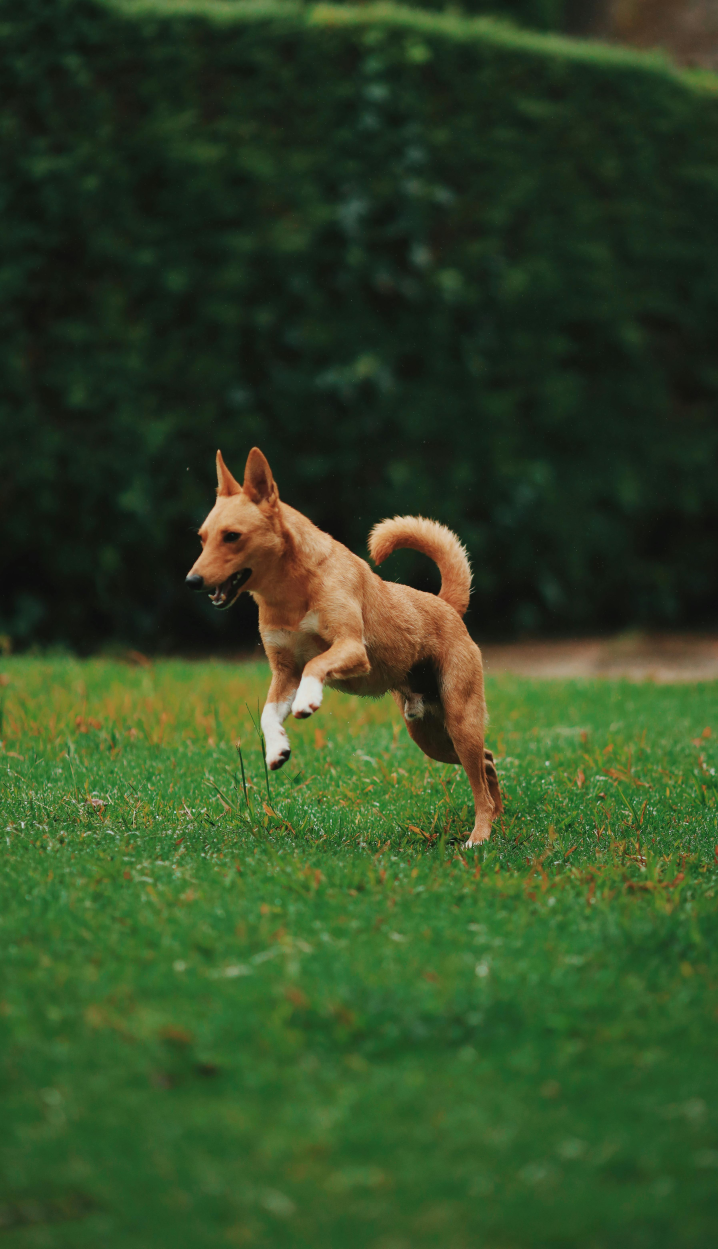
#> input picture Q1/sample/sample1.jpg, 3589 x 6241 px (shown at 1/5 size); its folder holds only this picture in this run
$ python cat_dog_classification_inference.py
#> lines starting #> are read from the running program, lines starting #| are printed output that depends on the picture
import cv2
import glob
import numpy as np
import joblib

path = "src\\Assignment2\\Assignment2\\Q1\\"
#process sample images
for i, address in enumerate(glob.glob(path + "sample/*")):
    img = cv2.imread(address)
#> img is the input picture: shape (6241, 3589, 3); mean B, G, R 37.3, 72.9, 50.8
    img = cv2.resize(img, (500, 500))
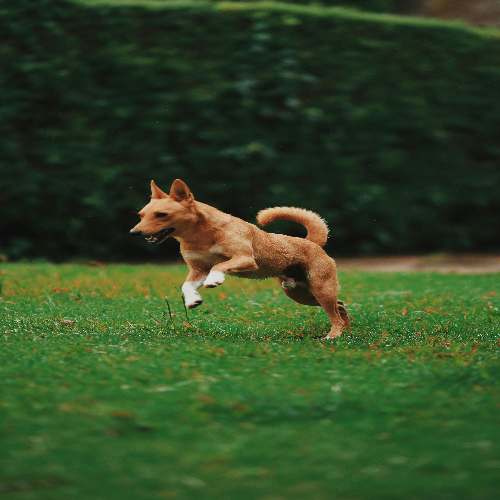
#> img: shape (500, 500, 3); mean B, G, R 37.3, 72.8, 50.7
    image = cv2.resize(img, (32,32))
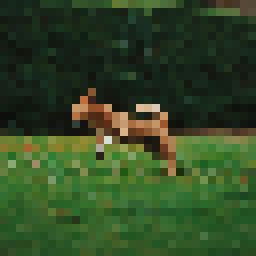
#> image: shape (32, 32, 3) (shown 8 times larger); mean B, G, R 37, 72.6, 50
    image = image/255
    image = image.flatten()
#> image = 3072 values, max 0.867 at index 1301, min 0.0431 at index 2082, mean 0.209

    #knn
#> (the run stopped early here; a loop or call above may not have finished)

$ run again, on Q1/sample/sample5.jpg
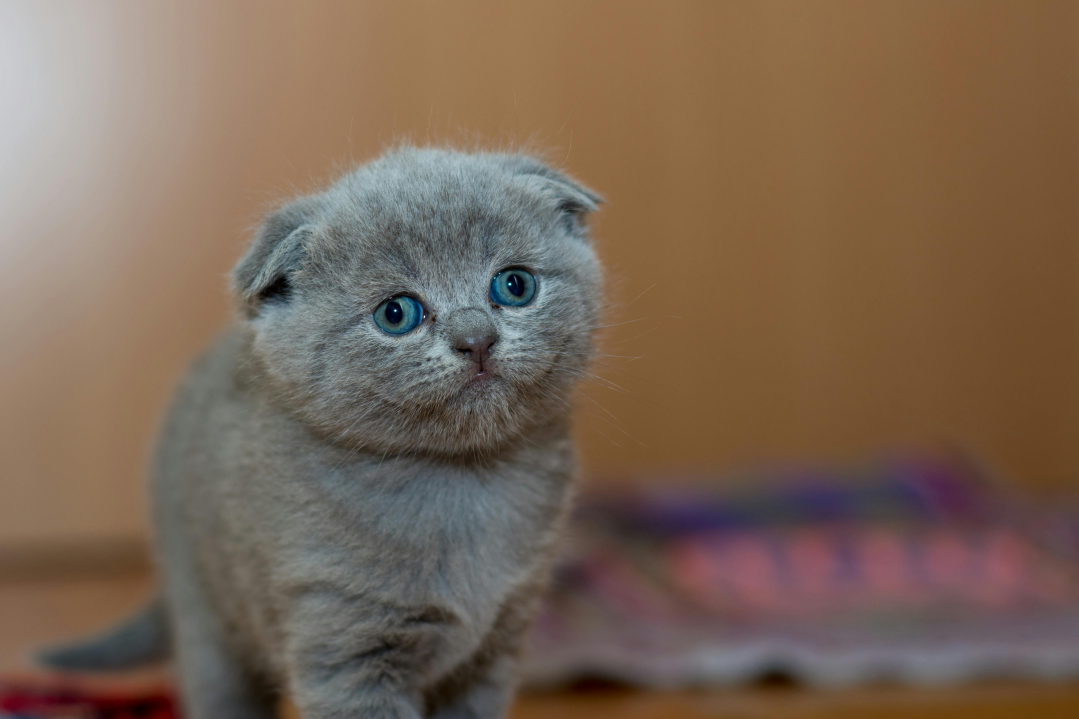
#> input picture Q1/sample/sample5.jpg, 5392 x 3595 px (shown at 1/5 size)
#> img is the input picture: shape (3595, 5392, 3); mean B, G, R 85.2, 101.6, 121.8
#> `img = cv2.resize(img, (500, 500))`:
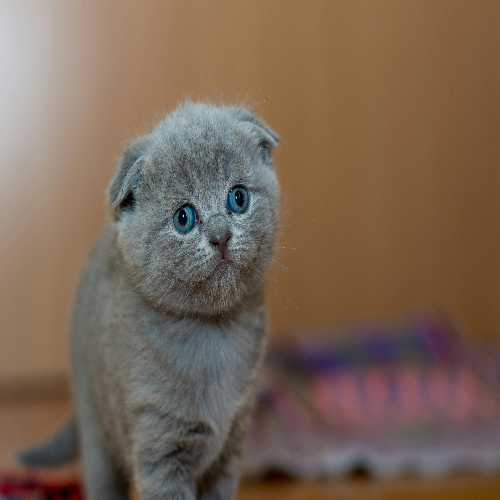
#> img: shape (500, 500, 3); mean B, G, R 85.1, 101.5, 121.7
#> `image = cv2.resize(img, (32,32))`:
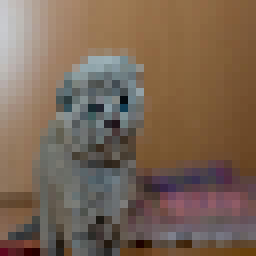
#> image: shape (32, 32, 3) (shown 8 times larger); mean B, G, R 84.4, 100.8, 121.2
#> `image = image.flatten()`: image = 3072 values, max 0.808 at index 288, min 0 at index 2931, mean 0.401

$ run again, on Q1/sample/sample6.jpg
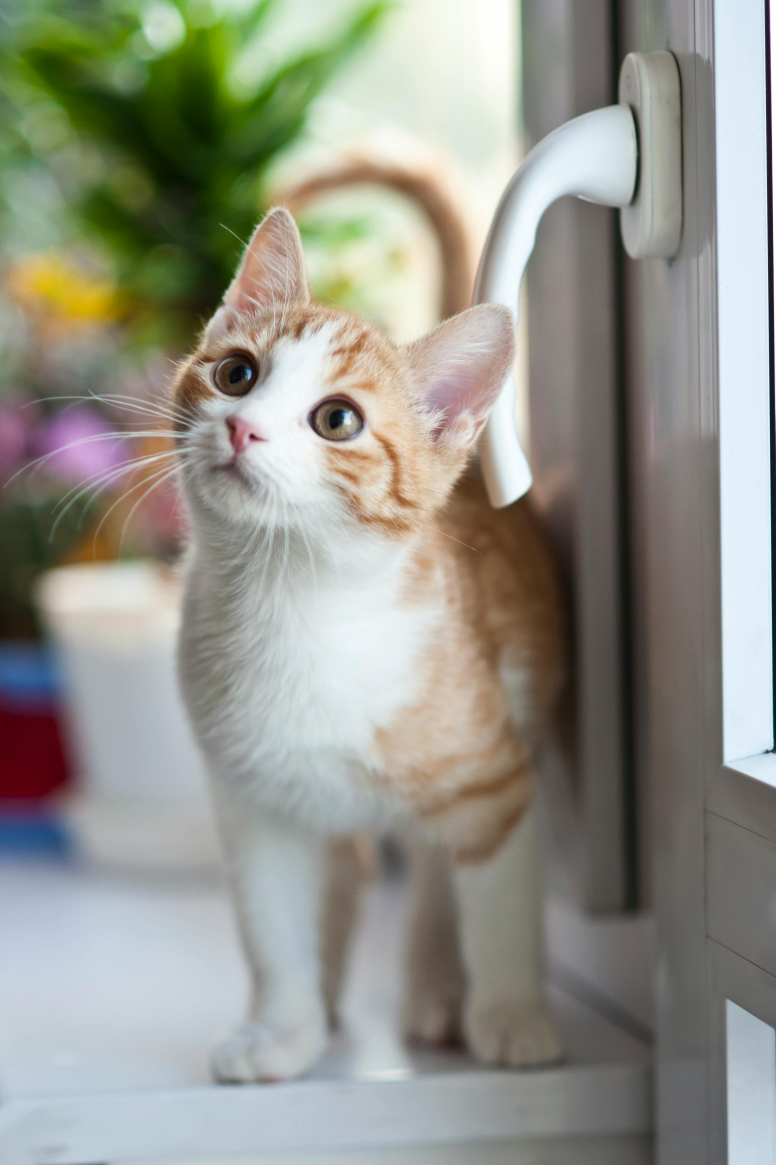
#> input picture Q1/sample/sample6.jpg, 2326 x 3495 px (shown at 1/3 size)
#> img is the input picture: shape (3495, 2326, 3); mean B, G, R 138.6, 148.6, 147.9
#> `img = cv2.resize(img, (500, 500))`:
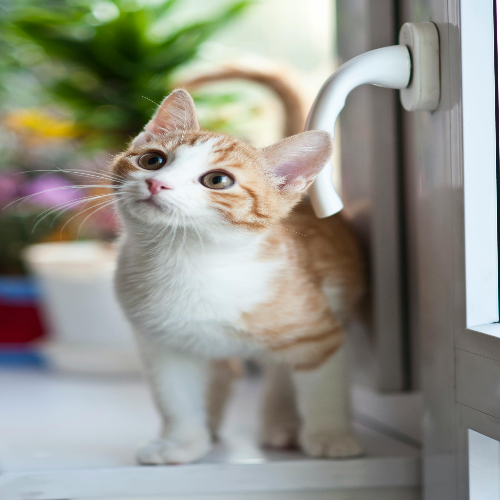
#> img: shape (500, 500, 3); mean B, G, R 138.6, 148.5, 147.9
#> `image = cv2.resize(img, (32,32))`:
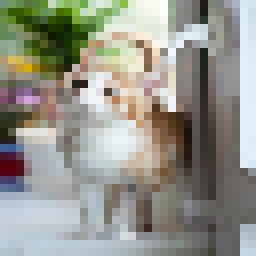
#> image: shape (32, 32, 3) (shown 8 times larger); mean B, G, R 138.5, 148.7, 147.9
#> `image = image.flatten()`: image = 3072 values, max 1 at index 157, min 0 at index 102, mean 0.569

$ run again, on Q1/sample/sample2.jpg
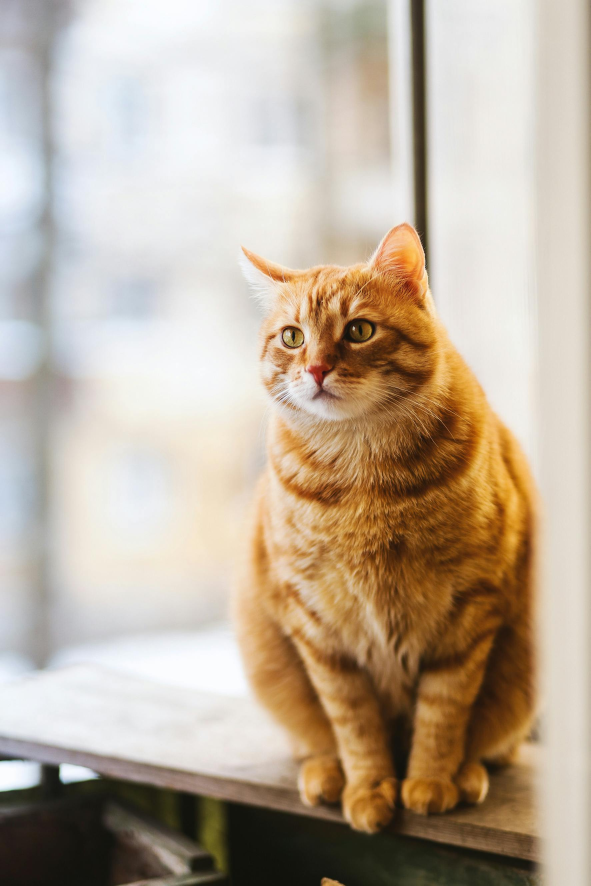
#> input picture Q1/sample/sample2.jpg, 1771 x 2657 px (shown at 1/3 size)
#> img is the input picture: shape (2657, 1771, 3); mean B, G, R 156.2, 173.8, 188.7
#> `img = cv2.resize(img, (500, 500))`:
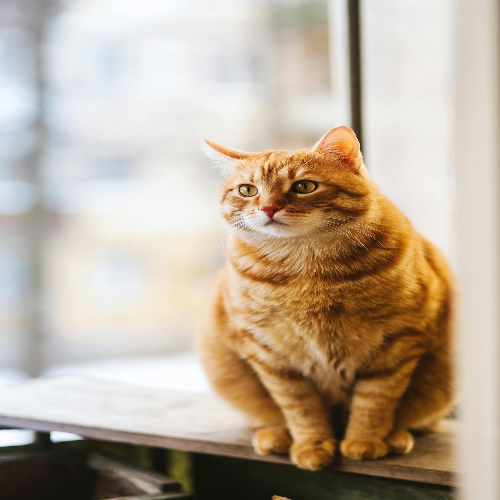
#> img: shape (500, 500, 3); mean B, G, R 156.1, 173.7, 188.6
#> `image = cv2.resize(img, (32,32))`:
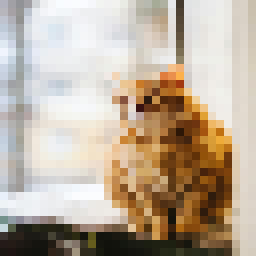
#> image: shape (32, 32, 3) (shown 8 times larger); mean B, G, R 155.9, 173.3, 188.2
#> `image = image.flatten()`: image = 3072 values, max 1 at index 21, min 0.0275 at index 1602, mean 0.676

$ run again, on Q1/sample/sample3.jpg
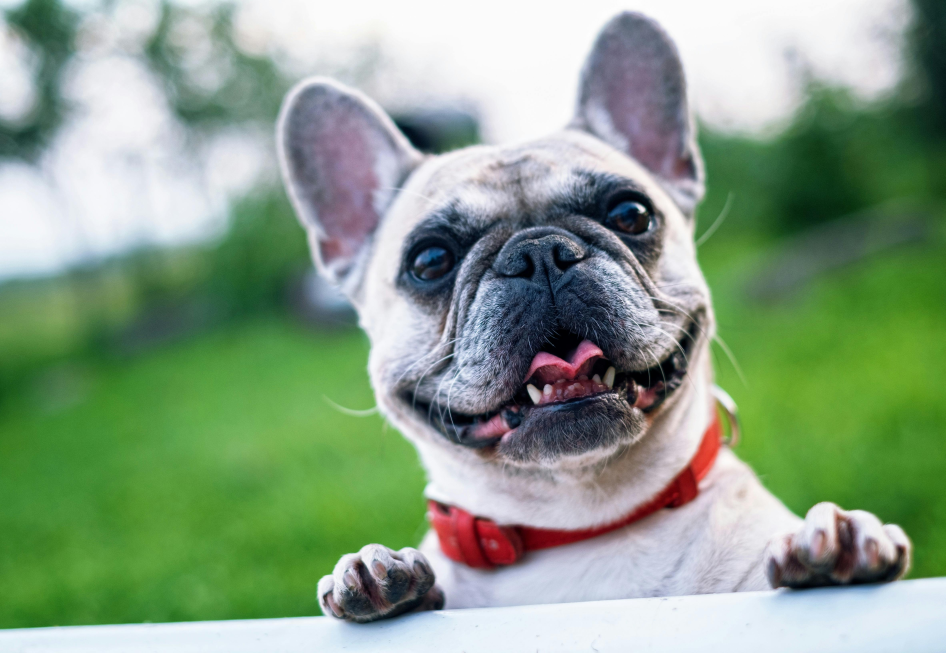
#> input picture Q1/sample/sample3.jpg, 4728 x 3264 px (shown at 1/5 size)
#> img is the input picture: shape (3264, 4728, 3); mean B, G, R 134.3, 158.8, 135.7
#> `img = cv2.resize(img, (500, 500))`:
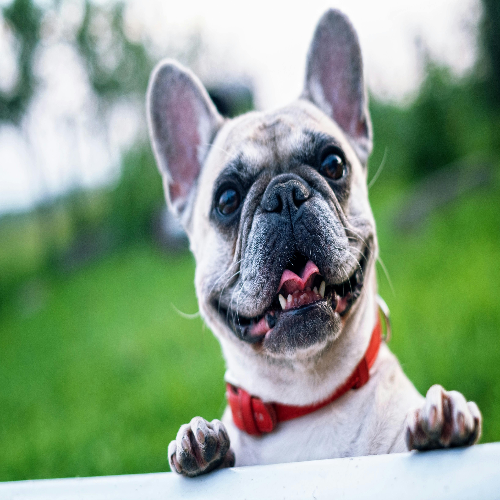
#> img: shape (500, 500, 3); mean B, G, R 134.2, 158.7, 135.6
#> `image = cv2.resize(img, (32,32))`:
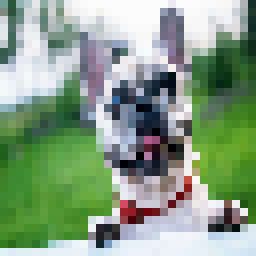
#> image: shape (32, 32, 3) (shown 8 times larger); mean B, G, R 134, 158.6, 135.3
#> `image = image.flatten()`: image = 3072 values, max 0.988 at index 60, min 0 at index 1792, mean 0.559
